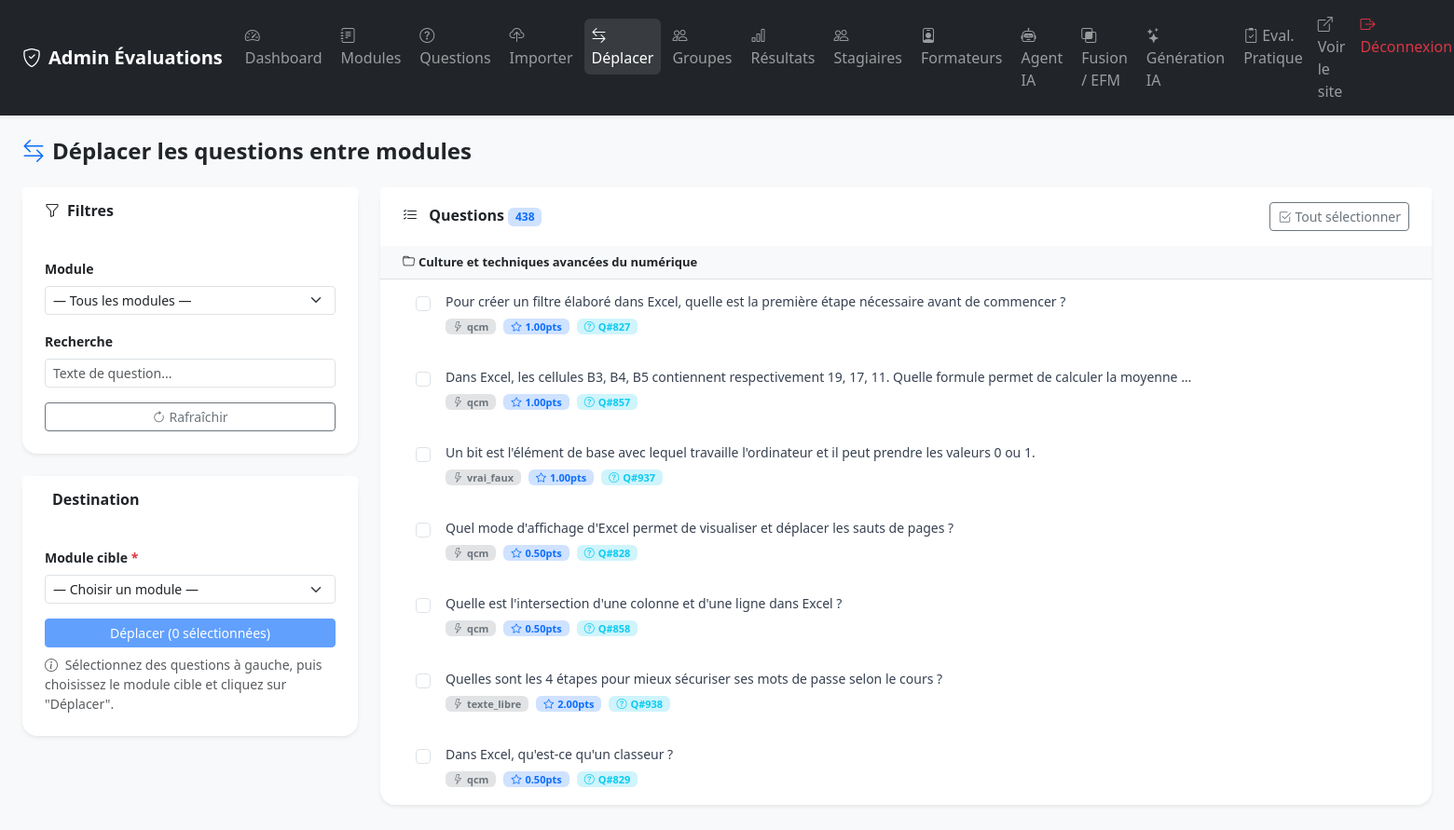
The app's page /admin/move_questions.php (signed in) with its own data.
### tables this page shows
CREATE TABLE `questions` (
  `id` int NOT NULL AUTO_INCREMENT,
  `module_id` int NOT NULL,
  `partie_id` int NOT NULL,
  `texte` text NOT NULL,
  `type` enum('qcm','vrai_faux','texte_libre','multiple') NOT NULL DEFAULT 'qcm',
  `points` decimal(5,2) DEFAULT '1.00',
  `ordre` int DEFAULT '0',
  `image_path` varchar(255) DEFAULT NULL,
  PRIMARY KEY (`id`),
  KEY `idx_module_partie` (`module_id`,`partie_id`),
  KEY `fk_question_partie` (`partie_id`),
  CONSTRAINT `fk_question_partie` FOREIGN KEY (`partie_id`) REFERENCES `parties` (`id`) ON DELETE RESTRICT,
  CONSTRAINT `questions_ibfk_1` FOREIGN KEY (`module_id`) REFERENCES `modules` (`id`) ON DELETE CASCADE
);

### admin/move_questions.php (the view, shortened to what this page needs)
<?php
$pdo = getDB();
$searchText = trim($_GET['search'] ?? '');
$baseQuery = "
    SELECT q.*, m.nom AS module_nom
    FROM questions q
    JOIN modules m ON m.id = q.module_id
    WHERE 1=1
";
$params = [];
$baseQuery .= " ORDER BY m.nom, q.ordre, q.id";
$stmt = $pdo->prepare($baseQuery);
$stmt->execute($params);
$questions = $stmt->fetchAll();
?>
<!DOCTYPE html>
<html lang="fr">
<head>
    <link href="https://cdn.jsdelivr.net/npm/bootstrap@5.3.2/dist/css/bootstrap.min.css" rel="stylesheet">
    <link href="https://cdn.jsdelivr.net/npm/bootstrap-icons@1.11.3/font/bootstrap-icons.min.css" rel="stylesheet">
    <link href="../assets/css/style.css" rel="stylesheet">
</head>
<body class="bg-light">
<?php include __DIR__ . '/partials/navbar.php'; ?>
<div class="container-fluid py-4 px-4">
    <h2 class="h4 fw-bold mb-4">
        <i class="bi bi-arrow-left-right me-2 text-primary"></i>Déplacer les questions entre modules
    </h2>
    <div class="row g-4">
        <div class="col-lg-3">
            <div class="card border-0 shadow-sm rounded-4 mb-4">
                <div class="card-header bg-white border-0 py-3 px-4">
                    <h6 class="mb-0 fw-bold"><i class="bi bi-funnel me-2"></i>Filtres</h6>
                </div>
                <div class="card-body p-4">
                    <form method="GET" class="d-flex flex-column gap-3">
                        <div>
                            <label class="form-label fw-semibold small">Module</label>
                            <select name="filter_module" class="form-select form-select-sm" onchange="this.form.submit()">
                                <option value="">— Tous les modules —</option>
                            </select>
                        </div>
                        <div>
                            <label class="form-label fw-semibold small">Recherche</label>
                            <input type="text" name="search" class="form-control form-control-sm"
                                   placeholder="Texte de question..."
                                   value="<?= htmlspecialchars($searchText) ?>"
                                   onkeyup="this.form.submit()">
                        </div>
                        <button type="submit" class="btn btn-sm btn-outline-secondary">
                            <i class="bi bi-arrow-clockwise me-1"></i>Rafraîchir
                        </button>
                    </form>
                </div>
            </div>
            <div class="card border-0 shadow-sm rounded-4 sticky-top" style="top: 20px;">
                <div class="card-header bg-white border-0 py-3 px-4">
                    <h6 class="mb-0 fw-bold"><i class="bi bi-target me-2"></i>Destination</h6>
                </div>
                <div class="card-body p-4">
                    <form method="POST" id="moveForm">
                        <div class="mb-3">
                            <label class="form-label fw-semibold small">Module cible <span class="text-danger">*</span></label>
                            <select name="target_module_id" class="form-select form-select-sm" id="targetModule" onchange="updateMoveButtonCount()">
                                <option value="">— Choisir un module —</option>
                            </select>
                        </div>
                        <div class="d-grid gap-2">
                            <button type="button" name="move_questions" class="btn btn-primary btn-sm"
                                    id="moveBtn" disabled onclick="submitMove()">
                            </button>
                        </div>
                        <small class="text-muted d-block mt-2">
                            <i class="bi bi-info-circle me-1"></i>
                            Sélectionnez des questions à gauche, puis choisissez le module cible et cliquez sur "Déplacer".
                        </small>
                    </form>
                </div>
            </div>
        </div>
        <div class="col-lg-9">
            <div class="card border-0 shadow-sm rounded-4">
                <div class="card-header bg-white border-0 py-3 px-4 d-flex justify-content-between align-items-center">
                    <h6 class="mb-0 fw-bold">
                        <i class="bi bi-list-check me-2"></i>
                        Questions
                        <span class="badge bg-primary-subtle text-primary"><?= count($questions) ?></span>
                    </h6>
                    <button type="button" class="btn btn-sm btn-outline-secondary" onclick="toggleAllQuestions()">
                        <i class="bi bi-check2-square me-1"></i>Tout sélectionner
                    </button>
                </div>
                <div class="card-body p-0">
                    <form id="questionsForm">
                        <div style="max-height: 600px; overflow-y: auto;">
                            <?php if (empty($questions)): ?>
                            <div class="p-4 text-center text-muted">
                                <i class="bi bi-inbox" style="font-size: 32px; opacity: 0.3;"></i>
                                <p class="mt-2">Aucune question trouvée.</p>
                            </div>
                            <?php else: ?>
                                <?php
                                $groupedQuestions = [];
                                foreach ($questions as $q) {
                                    $module = $q['module_nom'];
                                    if (!isset($groupedQuestions[$module])) {
                                        $groupedQuestions[$module] = [];
                                    }
                                    $groupedQuestions[$module][] = $q;
                                }
                                foreach ($groupedQuestions as $module => $moduleQuestions):
                                ?>
                                <div class="px-4 py-2 bg-light border-bottom" style="font-weight: 600; font-size: 13px; position: sticky; top: 0; z-index: 10;">
                                    <i class="bi bi-folder me-1"></i><?= htmlspecialchars($module) ?>
                                </div>
                                <div class="px-4">
                                    <?php foreach ($moduleQuestions as $q): ?>
                                    <div class="question-card d-flex align-items-flex-start gap-3">
                                        <input type="checkbox" name="question_ids" value="<?= $q['id'] ?>"
                                               class="form-check-input question-checkbox mt-1"
                                               onchange="updateMoveButtonCount()">
                                        <div style="flex: 1;">
                                            <div class="question-text">
                                                <?= htmlspecialchars(substr($q['texte'], 0, 120)) ?>
                                                <?= strlen($q['texte']) > 120 ? '…' : '' ?>
                                            </div>
                                            <div class="question-meta">
                                                <span class="badge bg-secondary-subtle text-secondary badge-meta">
                                                    <i class="bi bi-lightning me-1"></i><?= htmlspecialchars($q['type']) ?>
                                                </span>
                                                <span class="badge bg-primary-subtle text-primary badge-meta">
                                                    <i class="bi bi-star me-1"></i><?= $q['points'] ?>pts
                                                </span>
                                                <span class="badge bg-info-subtle text-info badge-meta">
                                                    <i class="bi bi-question-circle me-1"></i>Q#<?= $q['id'] ?>
                                                </span>
                                            </div>
                                        </div>
                                    </div>
                                    <?php endforeach; ?>
                                </div>
                                <?php endforeach; ?>
                            <?php endif; ?>
                        </div>
                    </form>
                </div>
            </div>
        </div>
    </div>
</div>
</body>
</html>

### assets/css/style.css (style rules this page uses)
:root { --primary: #4f46e5; --primary-dk: #3730a3; --success: #16a34a; --danger: #dc2626; --warning: #d97706; --radius: 12px; }
body { font-family: 'Segoe UI', system-ui, -apple-system, sans-serif; }
.card { transition: box-shadow 0.2s; }
.question-card { transition: border 0.15s; border: 2px solid transparent !important; }

### admin/move_questions.php (style rules this page uses)
.question-card { border: 1px solid #e5e7eb; border-radius: 8px; padding: 12px; margin-bottom: 8px; background: #fff; cursor: pointer; transition: all 0.15s; }
.question-card input[type="checkbox"] { cursor: pointer; }
.question-text { flex: 1; word-break: break-word; color: #374151; font-size: 14px; line-height: 1.4; }
.question-meta { display: flex; gap: 8px; margin-top: 8px; flex-wrap: wrap; }
.badge-meta { font-size: 11px; padding: 3px 8px; }

### records on screen
questions: texte "Pour créer un filtre élaboré dans Excel, quelle est la première étape nécessaire avant de commencer ?", type "qcm", points "1.00", id "827"
questions: texte "Dans Excel, les cellules B3, B4, B5 contiennent respectivement 19, 17, 11. Quelle formule permet de calculer la moyenne", type "qcm", points "1.00", id "857"
questions: texte "Un bit est l'élément de base avec lequel travaille l'ordinateur et il peut prendre les valeurs 0 ou 1.", type "vrai_faux", points "1.00", id "937"
questions: texte "Quel mode d'affichage d'Excel permet de visualiser et déplacer les sauts de pages ?", type "qcm", points "0.50", id "828"
questions: texte "Quelle est l'intersection d'une colonne et d'une ligne dans Excel ?", type "qcm", points "0.50", id "858"
questions: texte "Quelles sont les 4 étapes pour mieux sécuriser ses mots de passe selon le cours ?", type "texte_libre", points "2.00", id "938"
questions: texte "Dans Excel, qu'est-ce qu'un classeur ?", type "qcm", points "0.50", id "829"

### other values on screen
count($questions) "438"
$module "Culture et techniques avancées du numérique"
